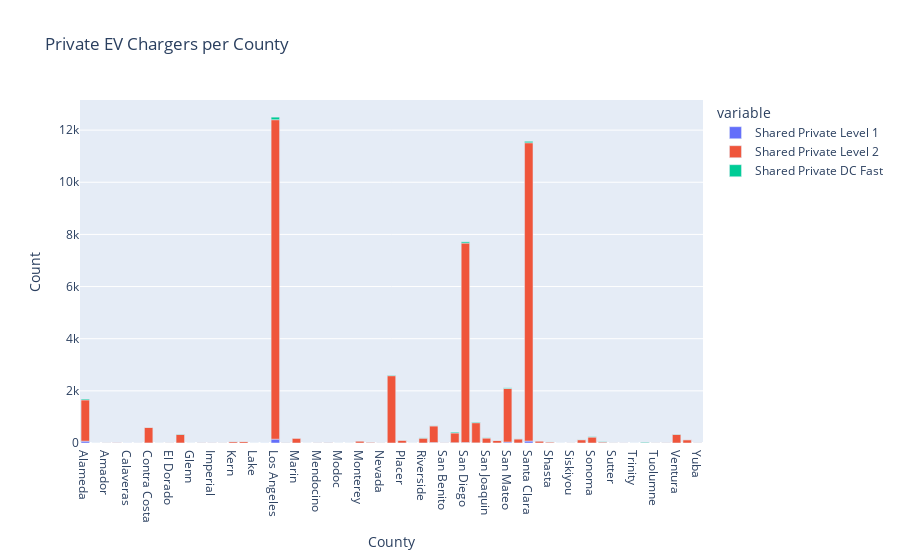

Source (notebook cell):
### Code cell
px.bar(ev_priv, x="County",y=["Shared Private Level 1", "Shared Private Level 2", "Shared Private DC Fast"],
      labels={'value': 'Count'}, title='Private EV Chargers per County')

### Figure 1 — Plotly figure (JSON) as saved in the notebook; plotly's stock layout.template omitted (floating-point values rounded to 4 significant figures)
{"data": [{"alignmentgroup": "True", "hovertemplate": "variable=Shared Private Level 1<br>County=%{x}<br>Count=%{y}<extra></extra>", "legendgroup": "Shared Private Level 1", "marker": {"color": "#636efa", "pattern": {"shape": ""}}, "name": "Shared Private Level 1", "offsetgroup": "Shared Private Level 1", "orientation": "v", "showlegend": true, "textposition": "auto", "type": "bar", "x": ["Alameda", "Alpine", "Amador", "Butte", "Calaveras", "Colusa", "Contra Costa", "Del Norte", "El Dorado", "Fresno", "Glenn", "Humboldt", "Imperial", "Inyo", "Kern", "Kings", "Lake", "Lassen", "Los Angeles", "Madera", "Marin", "Mariposa", "Mendocino", "Merced", "Modoc", "Mono", "Monterey", "Napa", "Nevada", "Orange", "Placer", "Plumas", "Riverside", "Sacramento", "San Benito", "San Bernardino", "San Diego", "San Francisco", "San Joaquin", "San Luis Obispo", "San Mateo", "Santa Barbara", "Santa Clara", "Santa Cruz", "Shasta", "Sierra", "Siskiyou", "Solano", "Sonoma", "Stanislaus", "Sutter", "Tehama", "Trinity", "Tulare", "Tuolumne", "Unknown", "Ventura", "Yolo", "Yuba"], "xaxis": "x", "y": [70, 0, 0, 0, 2, 0, 2, 0, 0, 1, 0, 0, 0, 0, 1, 0, 0, 1, 147, 1, 0, 0, 0, 2, 0, 0, 0, 0, 1, 0, 1, 0, 1, 18, 0, 11, 17, 6, 0, 1, 36, 2, 75, 0, 0, 0, 1, 0, 0, 1, 0, 0, 0, 3, 0, 0, 0, 0, 0], "yaxis": "y"}, {"alignmentgroup": "True", "hovertemplate": "variable=Shared Private Level 2<br>County=%{x}<br>Count=%{y}<extra></extra>", "legendgroup": "Shared Private Level 2", "marker": {"color": "#EF553B", "pattern": {"shape": ""}}, "name": "Shared Private Level 2", "offsetgroup": "Shared Private Level 2", "orientation": "v", "showlegend": true, "textposition": "auto", "type": "bar", "x": ["Alameda", "Alpine", "Amador", "Butte", "Calaveras", "Colusa", "Contra Costa", "Del Norte", "El Dorado", "Fresno", "Glenn", "Humboldt", "Imperial", "Inyo", "Kern", "Kings", "Lake", "Lassen", "Los Angeles", "Madera", "Marin", "Mariposa", "Mendocino", "Merced", "Modoc", "Mono", "Monterey", "Napa", "Nevada", "Orange", "Placer", "Plumas", "Riverside", "Sacramento", "San Benito", "San Bernardino", "San Diego", "San Francisco", "San Joaquin", "San Luis Obispo", "San Mateo", "Santa Barbara", "Santa Clara", "Santa Cruz", "Shasta", "Sierra", "Siskiyou", "Solano", "Sonoma", "Stanislaus", "Sutter", "Tehama", "Trinity", "Tulare", "Tuolumne", "Unknown", "Ventura", "Yolo", "Yuba"], "xaxis": "x", "y": [1583, 0, 6, 23, 0, 2, 599, 0, 5, 329, 0, 12, 11, 6, 53, 60, 0, 0, 12252, 17, 187, 0, 11, 21, 0, 0, 78, 33, 5, 2581, 106, 0, 186, 639, 10, 373, 7649, 772, 191, 98, 2054, 157, 11440, 78, 38, 0, 4, 126, 228, 35, 6, 4, 0, 11, 6, 14, 332, 127, 7], "yaxis": "y"}, {"alignmentgroup": "True", "hovertemplate": "variable=Shared Private DC Fast<br>County=%{x}<br>Count=%{y}<extra></extra>", "legendgroup": "Shared Private DC Fast", "marker": {"color": "#00cc96", "pattern": {"shape": ""}}, "name": "Shared Private DC Fast", "offsetgroup": "Shared Private DC Fast", "orientation": "v", "showlegend": true, "textposition": "auto", "type": "bar", "x": ["Alameda", "Alpine", "Amador", "Butte", "Calaveras", "Colusa", "Contra Costa", "Del Norte", "El Dorado", "Fresno", "Glenn", "Humboldt", "Imperial", "Inyo", "Kern", "Kings", "Lake", "Lassen", "Los Angeles", "Madera", "Marin", "Mariposa", "Mendocino", "Merced", "Modoc", "Mono", "Monterey", "Napa", "Nevada", "Orange", "Placer", "Plumas", "Riverside", "Sacramento", "San Benito", "San Bernardino", "San Diego", "San Francisco", "San Joaquin", "San Luis Obispo", "San Mateo", "Santa Barbara", "Santa Clara", "Santa Cruz", "Shasta", "Sierra", "Siskiyou", "Solano", "Sonoma", "Stanislaus", "Sutter", "Tehama", "Trinity", "Tulare", "Tuolumne", "Unknown", "Ventura", "Yolo", "Yuba"], "xaxis": "x", "y": [35, 0, 0, 0, 0, 0, 2, 0, 0, 13, 0, 1, 0, 1, 4, 0, 0, 0, 98, 2, 1, 0, 0, 2, 0, 0, 1, 1, 0, 20, 1, 0, 10, 6, 0, 32, 49, 24, 10, 1, 26, 2, 55, 0, 3, 0, 0, 5, 15, 13, 0, 0, 0, 22, 0, 0, 8, 0, 0], "yaxis": "y"}], "layout": {"barmode": "relative", "legend": {"title": {"text": "variable"}, "tracegroupgap": 0}, "title": {"text": "Private EV Chargers per County"}, "xaxis": {"anchor": "y", "domain": [0, 1], "title": {"text": "County"}}, "yaxis": {"anchor": "x", "domain": [0, 1], "title": {"text": "Count"}}}}
